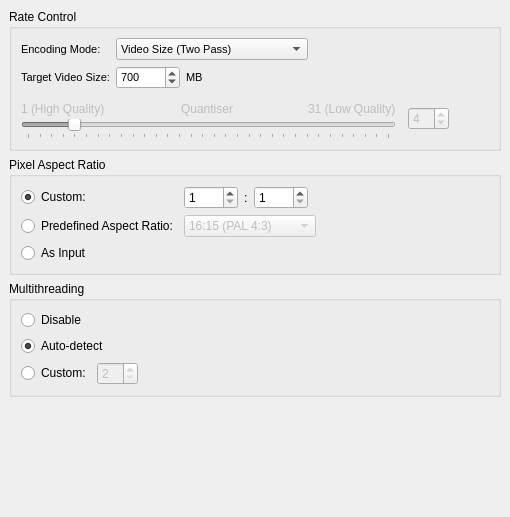
     <widget class="QWidget" name="tab_1" >
      <attribute name="title" >
       <string>General</string>
      </attribute>
      <layout class="QVBoxLayout" >
       <property name="margin" >
        <number>9</number>
       </property>
       <property name="spacing" >
        <number>6</number>
       </property>
       <item>
        <widget class="QGroupBox" name="groupBox_2" >
         <property name="title" >
          <string>Rate Control</string>
         </property>
         <layout class="QVBoxLayout" >
          <property name="margin" >
           <number>9</number>
          </property>
          <property name="spacing" >
           <number>6</number>
          </property>
          <item>
           <layout class="QGridLayout" >
            <property name="margin" >
             <number>0</number>
            </property>
            <property name="spacing" >
             <number>6</number>
            </property>
            <item row="1" column="0" >
             <widget class="QLabel" name="targetRateControlLabel1" >
              <property name="font" >
               <font>
                <family>MS Shell Dlg 2</family>
                <pointsize>8</pointsize>
                <weight>50</weight>
                <italic>false</italic>
                <bold>false</bold>
                <underline>false</underline>
                <strikeout>false</strikeout>
               </font>
              </property>
              <property name="text" >
               <string>Target Video Size:</string>
              </property>
             </widget>
            </item>
            <item row="0" column="1" >
             <layout class="QHBoxLayout" >
              <property name="margin" >
               <number>0</number>
              </property>
              <property name="spacing" >
               <number>6</number>
              </property>
              <item>
               <widget class="QComboBox" name="encodingModeComboBox" >
                <property name="font" >
                 <font>
                  <family>MS Shell Dlg 2</family>
                  <pointsize>8</pointsize>
                  <weight>50</weight>
                  <italic>false</italic>
                  <bold>false</bold>
                  <underline>false</underline>
                  <strikeout>false</strikeout>
                 </font>
                </property>
                <property name="currentIndex" >
                 <number>2</number>
                </property>
                <item>
                 <property name="text" >
                  <string>Constant Bitrate (Single Pass)</string>
                 </property>
                </item>
                <item>
                 <property name="text" >
                  <string>Constant Quantiser (Single Pass)</string>
                 </property>
                </item>
                <item>
                 <property name="text" >
                  <string>Video Size (Two Pass)</string>
                 </property>
                </item>
                <item>
                 <property name="text" >
                  <string>Average Bitrate (Two Pass)</string>
                 </property>
                </item>
               </widget>
              </item>
              <item>
               <spacer>
                <property name="orientation" >
                 <enum>Qt::Horizontal</enum>
                </property>
                <property name="sizeHint" >
                 <size>
                  <width>40</width>
                  <height>20</height>
                 </size>
                </property>
               </spacer>
              </item>
             </layout>
            </item>
            <item row="0" column="0" >
             <widget class="QLabel" name="label" >
              <property name="font" >
               <font>
                <family>MS Shell Dlg 2</family>
                <pointsize>8</pointsize>
                <weight>50</weight>
                <italic>false</italic>
                <bold>false</bold>
                <underline>false</underline>
                <strikeout>false</strikeout>
               </font>
              </property>
              <property name="text" >
               <string>Encoding Mode:</string>
              </property>
             </widget>
            </item>
            <item row="1" column="1" >
             <layout class="QHBoxLayout" >
              <property name="margin" >
               <number>0</number>
              </property>
              <property name="spacing" >
               <number>6</number>
              </property>
              <item>
               <widget class="QSpinBox" name="targetRateControlSpinBox" >
                <property name="font" >
                 <font>
                  <family>MS Shell Dlg 2</family>
                  <pointsize>8</pointsize>
                  <weight>50</weight>
                  <italic>false</italic>
                  <bold>false</bold>
                  <underline>false</underline>
                  <strikeout>false</strikeout>
                 </font>
                </property>
                <property name="prefix" >
                 <string/>
                </property>
                <property name="maximum" >
                 <number>999999999</number>
                </property>
                <property name="value" >
                 <number>700</number>
                </property>
               </widget>
              </item>
              <item>
               <widget class="QLabel" name="targetRateControlLabel2" >
                <property name="font" >
                 <font>
                  <family>MS Shell Dlg 2</family>
                  <pointsize>8</pointsize>
                  <weight>50</weight>
                  <italic>false</italic>
                  <bold>false</bold>
                  <underline>false</underline>
                  <strikeout>false</strikeout>
                 </font>
                </property>
                <property name="text" >
                 <string>MB</string>
                </property>
               </widget>
              </item>
              <item>
               <spacer>
                <property name="orientation" >
                 <enum>Qt::Horizontal</enum>
                </property>
                <property name="sizeHint" >
                 <size>
                  <width>183</width>
                  <height>20</height>
                 </size>
                </property>
               </spacer>
              </item>
             </layout>
            </item>
           </layout>
          </item>
          <item>
           <spacer>
            <property name="orientation" >
             <enum>Qt::Vertical</enum>
            </property>
            <property name="sizeType" >
             <enum>QSizePolicy::Fixed</enum>
            </property>
            <property name="sizeHint" >
             <size>
              <width>20</width>
              <height>4</height>
             </size>
            </property>
           </spacer>
          </item>
          <item>
           <layout class="QHBoxLayout" >
            <property name="margin" >
             <number>0</number>
            </property>
            <property name="spacing" >
             <number>6</number>
            </property>
            <item>
             <layout class="QHBoxLayout" >
              <property name="margin" >
               <number>0</number>
              </property>
              <property name="spacing" >
               <number>12</number>
              </property>
              <item>
               <layout class="QVBoxLayout" >
                <property name="margin" >
                 <number>0</number>
                </property>
                <property name="spacing" >
                 <number>0</number>
                </property>
                <item>
                 <layout class="QHBoxLayout" >
                  <property name="margin" >
                   <number>0</number>
                  </property>
                  <property name="spacing" >
                   <number>0</number>
                  </property>
                  <item>
                   <widget class="QLabel" name="quantiserLabel1" >
                    <property name="enabled" >
                     <bool>false</bool>
                    </property>
                    <property name="text" >
                     <string>1 (High Quality)</string>
                    </property>
                   </widget>
                  </item>
                  <item>
                   <spacer>
                    <property name="orientation" >
                     <enum>Qt::Horizontal</enum>
                    </property>
                    <property name="sizeHint" >
                     <size>
                      <width>40</width>
                      <height>20</height>
                     </size>
                    </property>
                   </spacer>
                  </item>
                  <item>
                   <widget class="QLabel" name="quantiserLabel2" >
                    <property name="enabled" >
                     <bool>false</bool>
                    </property>
                    <property name="text" >
                     <string>Quantiser</string>
                    </property>
                   </widget>
                  </item>
                  <item>
                   <spacer>
                    <property name="orientation" >
                     <enum>Qt::Horizontal</enum>
                    </property>
                    <property name="sizeHint" >
                     <size>
                      <width>40</width>
                      <height>20</height>
                     </size>
                    </property>
                   </spacer>
                  </item>
                  <item>
                   <widget class="QLabel" name="quantiserLabel3" >
                    <property name="enabled" >
                     <bool>false</bool>
                    </property>
                    <property name="text" >
                     <string>31 (Low Quality)</string>
                    </property>
                   </widget>
                  </item>
                 </layout>
                </item>
                <item>
                 <widget class="QSlider" name="quantiserSlider" >
                  <property name="enabled" >
                   <bool>false</bool>
                  </property>
                  <property name="minimumSize" >
                   <size>
                    <width>375</width>
                    <height>0</height>
                   </size>
                  </property>
                  <property name="maximum" >
                   <number>31</number>
                  </property>
                  <property name="pageStep" >
                   <number>5</number>
                  </property>
                  <property name="value" >
                   <number>4</number>
                  </property>
                  <property name="sliderPosition" >
                   <number>4</number>
                  </property>
                  <property name="orientation" >
                   <enum>Qt::Horizontal</enum>
                  </property>
                  <property name="tickPosition" >
                   <enum>QSlider::TicksBelow</enum>
                  </property>
                 </widget>
                </item>
               </layout>
              </item>
              <item>
               <widget class="QSpinBox" name="quantiserSpinBox" >
                <property name="enabled" >
                 <bool>false</bool>
                </property>
                <property name="maximum" >
                 <number>31</number>
                </property>
                <property name="minimum" >
                 <number>1</number>
                </property>
                <property name="value" >
                 <number>4</number>
                </property>
               </widget>
              </item>
             </layout>
            </item>
            <item>
             <spacer>
              <property name="orientation" >
               <enum>Qt::Horizontal</enum>
              </property>
              <property name="sizeHint" >
               <size>
                <width>40</width>
                <height>20</height>
               </size>
              </property>
             </spacer>
            </item>
           </layout>
          </item>
         </layout>
        </widget>
       </item>
       <item>
        <widget class="QGroupBox" name="groupBox_15" >
         <property name="title" >
          <string>Pixel Aspect Ratio</string>
         </property>
         <layout class="QVBoxLayout" >
          <property name="margin" >
           <number>9</number>
          </property>
          <property name="spacing" >
           <number>6</number>
          </property>
          <item>
           <layout class="QGridLayout" >
            <property name="margin" >
             <number>0</number>
            </property>
            <property name="spacing" >
             <number>6</number>
            </property>
            <item row="0" column="0" >
             <widget class="QRadioButton" name="sarCustomRadioButton" >
              <property name="text" >
               <string>Custom:</string>
              </property>
              <property name="checked" >
               <bool>true</bool>
              </property>
             </widget>
            </item>
            <item row="2" column="0" >
             <widget class="QRadioButton" name="sarAsInputRadioButton" >
              <property name="text" >
               <string>As Input</string>
              </property>
             </widget>
            </item>
            <item row="2" column="1" >
             <layout class="QHBoxLayout" >
              <property name="margin" >
               <number>0</number>
              </property>
              <property name="spacing" >
               <number>6</number>
              </property>
              <item>
               <widget class="QLabel" name="sarAsInputLabel" >
                <property name="enabled" >
                 <bool>false</bool>
                </property>
                <property name="text" >
                 <string/>
                </property>
               </widget>
              </item>
              <item>
               <spacer>
                <property name="orientation" >
                 <enum>Qt::Horizontal</enum>
                </property>
                <property name="sizeHint" >
                 <size>
                  <width>40</width>
                  <height>20</height>
                 </size>
                </property>
               </spacer>
              </item>
             </layout>
            </item>
            <item row="0" column="1" >
             <layout class="QHBoxLayout" >
              <property name="margin" >
               <number>0</number>
              </property>
              <property name="spacing" >
               <number>6</number>
              </property>
              <item>
               <widget class="QSpinBox" name="sarCustomSpinBox1" >
                <property name="maximum" >
                 <number>9999</number>
                </property>
                <property name="minimum" >
                 <number>1</number>
                </property>
                <property name="value" >
                 <number>1</number>
                </property>
               </widget>
              </item>
              <item>
               <widget class="QLabel" name="sarCustomLabel" >
                <property name="text" >
                 <string>:</string>
                </property>
               </widget>
              </item>
              <item>
               <widget class="QSpinBox" name="sarCustomSpinBox2" >
                <property name="maximum" >
                 <number>9999</number>
                </property>
                <property name="minimum" >
                 <number>1</number>
                </property>
                <property name="value" >
                 <number>1</number>
                </property>
               </widget>
              </item>
              <item>
               <spacer>
                <property name="orientation" >
                 <enum>Qt::Horizontal</enum>
                </property>
                <property name="sizeHint" >
                 <size>
                  <width>40</width>
                  <height>20</height>
                 </size>
                </property>
               </spacer>
              </item>
             </layout>
            </item>
            <item row="1" column="0" >
             <widget class="QRadioButton" name="sarPredefinedRadioButton" >
              <property name="text" >
               <string>Predefined Aspect Ratio:</string>
              </property>
             </widget>
            </item>
            <item row="1" column="1" >
             <layout class="QHBoxLayout" >
              <property name="margin" >
               <number>0</number>
              </property>
              <property name="spacing" >
               <number>6</number>
              </property>
              <item>
               <widget class="QComboBox" name="sarPredefinedComboBox" >
                <property name="enabled" >
                 <bool>false</bool>
                </property>
                <item>
                 <property name="text" >
                  <string>16:15 (PAL 4:3)</string>
                 </property>
                </item>
                <item>
                 <property name="text" >
                  <string>64:45 (PAL 16:9)</string>
                 </property>
                </item>
                <item>
                 <property name="text" >
                  <string>8:9 (NTSC 4:3)</string>
                 </property>
                </item>
                <item>
                 <property name="text" >
                  <string>32:27 (NTSC 16:9)</string>
                 </property>
                </item>
               </widget>
              </item>
              <item>
               <spacer>
                <property name="orientation" >
                 <enum>Qt::Horizontal</enum>
                </property>
                <property name="sizeHint" >
                 <size>
                  <width>40</width>
                  <height>20</height>
                 </size>
                </property>
               </spacer>
              </item>
             </layout>
            </item>
           </layout>
          </item>
         </layout>
        </widget>
       </item>
       <item>
        <widget class="QGroupBox" name="groupBox_17" >
         <property name="title" >
          <string>Multithreading</string>
         </property>
         <layout class="QVBoxLayout" >
          <property name="margin" >
           <number>9</number>
          </property>
          <property name="spacing" >
           <number>6</number>
          </property>
          <item>
           <layout class="QVBoxLayout" >
            <property name="margin" >
             <number>0</number>
            </property>
            <property name="spacing" >
             <number>6</number>
            </property>
            <item>
             <widget class="QRadioButton" name="threadDisableRadioButton" >
              <property name="text" >
               <string>Disable</string>
              </property>
             </widget>
            </item>
            <item>
             <widget class="QRadioButton" name="threadAutoDetectRadioButton" >
              <property name="text" >
               <string>Auto-detect</string>
              </property>
              <property name="checked" >
               <bool>true</bool>
              </property>
             </widget>
            </item>
            <item>
             <layout class="QHBoxLayout" >
              <property name="margin" >
               <number>0</number>
              </property>
              <property name="spacing" >
               <number>6</number>
              </property>
              <item>
               <widget class="QRadioButton" name="threadCustomRadioButton" >
                <property name="text" >
                 <string>Custom:</string>
                </property>
               </widget>
              </item>
              <item>
               <widget class="QSpinBox" name="threadCustomSpinBox" >
                <property name="enabled" >
                 <bool>false</bool>
                </property>
                <property name="maximum" >
                 <number>32</number>
                </property>
                <property name="minimum" >
                 <number>2</number>
                </property>
               </widget>
              </item>
              <item>
               <spacer>
                <property name="orientation" >
                 <enum>Qt::Horizontal</enum>
                </property>
                <property name="sizeHint" >
                 <size>
                  <width>40</width>
                  <height>20</height>
                 </size>
                </property>
               </spacer>
              </item>
             </layout>
            </item>
           </layout>
          </item>
         </layout>
        </widget>
       </item>
       <item>
        <spacer>
         <property name="orientation" >
          <enum>Qt::Vertical</enum>
         </property>
         <property name="sizeHint" >
          <size>
           <width>436</width>
           <height>111</height>
          </size>
         </property>
        </spacer>
       </item>
      </layout>
     </widget>
